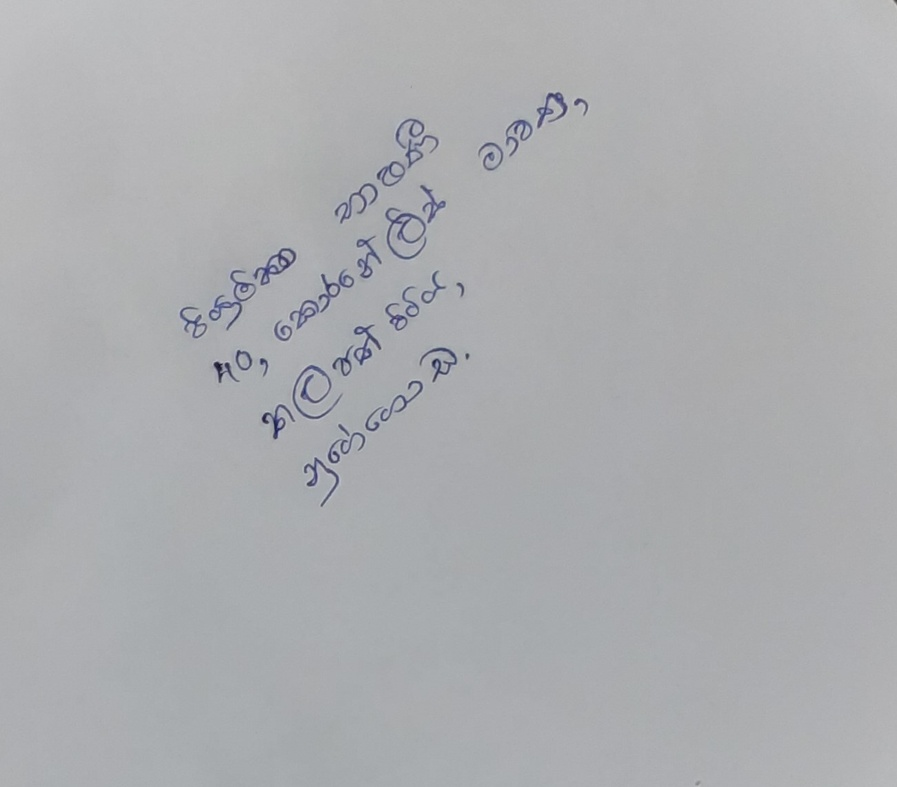
#> input picture images/sinhala.jpg, 897 x 787 px, shrunk from 1301 x 1142 before the run
$ python my_test_v1.py
#> lines starting #> are read from the running program, lines starting #| are printed output that depends on the picture; after the words box and inside, x2 and y2 are one past the last pixel; in counts of white or black regions, pixels touching at a corner belong together
import cv2
import numpy as np
import argparse


# # construct the argument parse and parse the arguments
# ap = argparse.ArgumentParser()
# ap.add_argument("-i", "--image", required=True,
#                 help="/img.jpg")
# args = vars(ap.parse_args())
#
# # load the image from disk
# image = cv2.imread(args["image"])

image = cv2.imread('images/sinhala.jpg')
#> image is the input picture: shape (787, 897, 3); mean B, G, R 176.3, 173.5, 172.1

# convert the image to grayscale and flip the foreground and background to ensure foreground is now "white" and the background is "black"
gray = cv2.cvtColor(image, cv2.COLOR_BGR2GRAY)
gray = cv2.bitwise_not(gray)
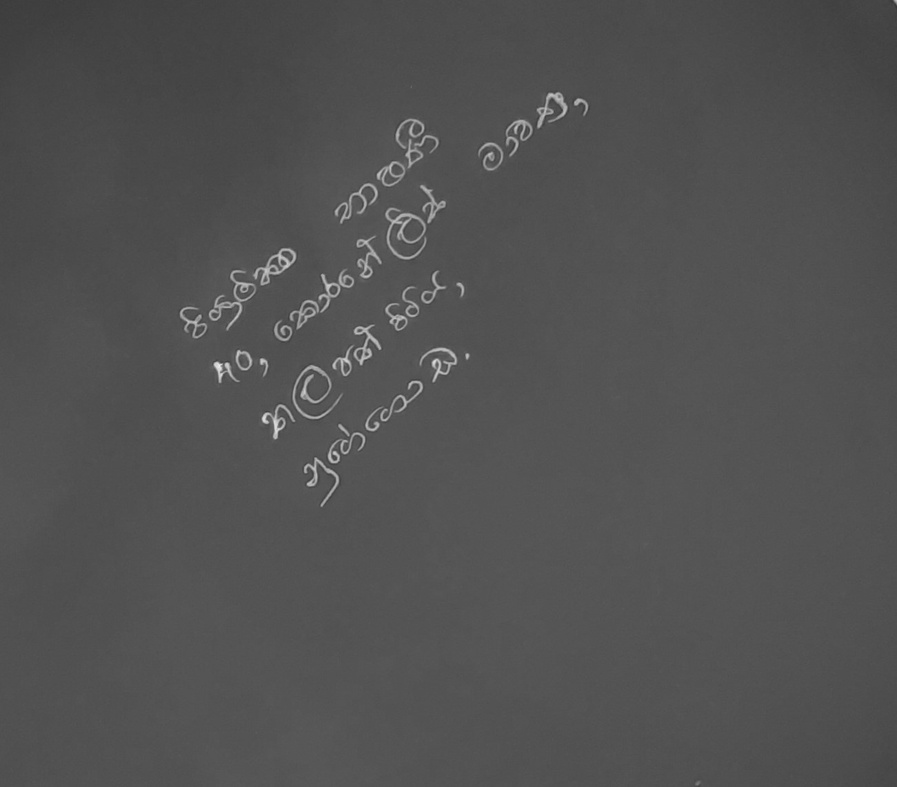
#> gray: shape (787, 897); min 57, max 240, mean 81.7
#
# threshold the image, setting all foreground pixels to 255 and all background pixels to 0
thresh = cv2.threshold(gray, 0, 255,
                       cv2.THRESH_BINARY | cv2.THRESH_OTSU)[1]
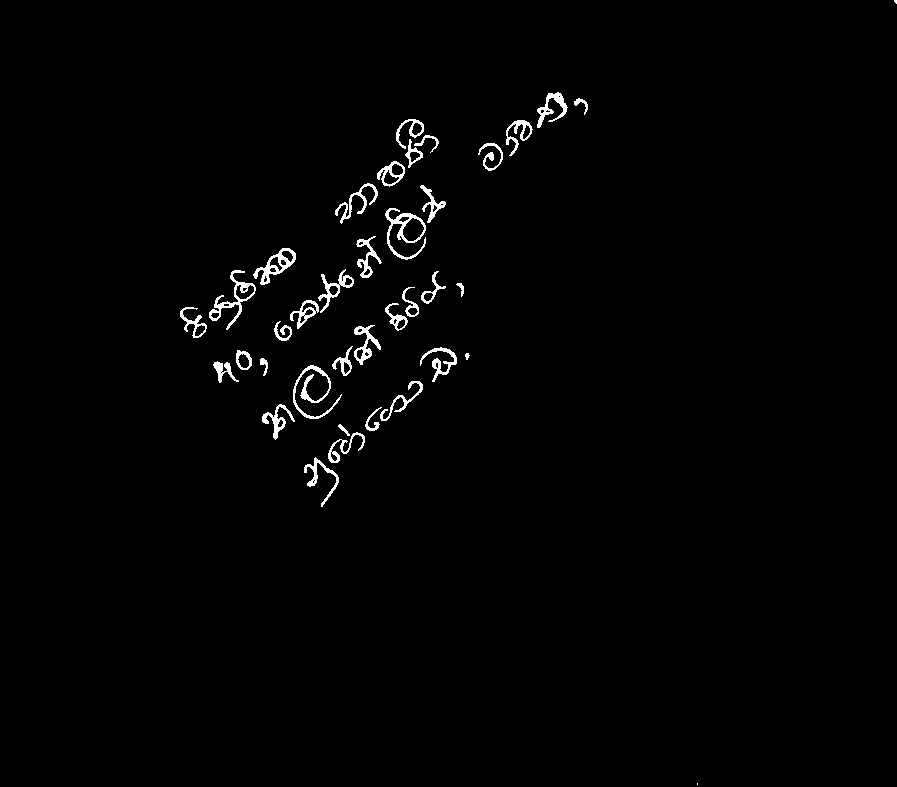
#> thresh: shape (787, 897); 1.3% white; 38 white regions (2 under 20 px), largest, box (x1, y1, x2, y2) and area: (385, 208, 426, 260) 589, (209, 270, 256, 330) 574, (293, 365, 342, 419) 559

# grab the (x, y) coordinates of all pixel values that are greater than zero, then use these coordinates to compute a rotated bounding box that contains all coordinates
coords = np.column_stack(np.where(thresh > 0))
#> coords = 9349 pairs, first value 0 to 784, second value 180 to 896
angle = cv2.minAreaRect(coords)[-1]
#> angle = -14.29

# the `cv2.minAreaRect` function returns values in the range [-90, 0); as the rectangle rotates clockwise the returned angle trends to 0 -- in this special case we need to add 90 degrees to the angle
if angle < -45:
    angle = -(90 + angle)

# otherwise, just take the inverse of the angle to make it positive
else:
    angle = -angle
#> angle = 14.29

# rotate the image to deskew it
(h, w) = image.shape[:2]
#> h = 787; w = 897
center = (w // 2, h // 2)
#> center = (448, 393)
M = cv2.getRotationMatrix2D(center, angle, 1.0)
#> M = [[0.969, 0.247, -83.17], [-0.247, 0.969, 122.8]]
rotated = cv2.warpAffine(image, M, (w, h),
                         flags=cv2.INTER_CUBIC, borderMode=cv2.BORDER_REPLICATE)
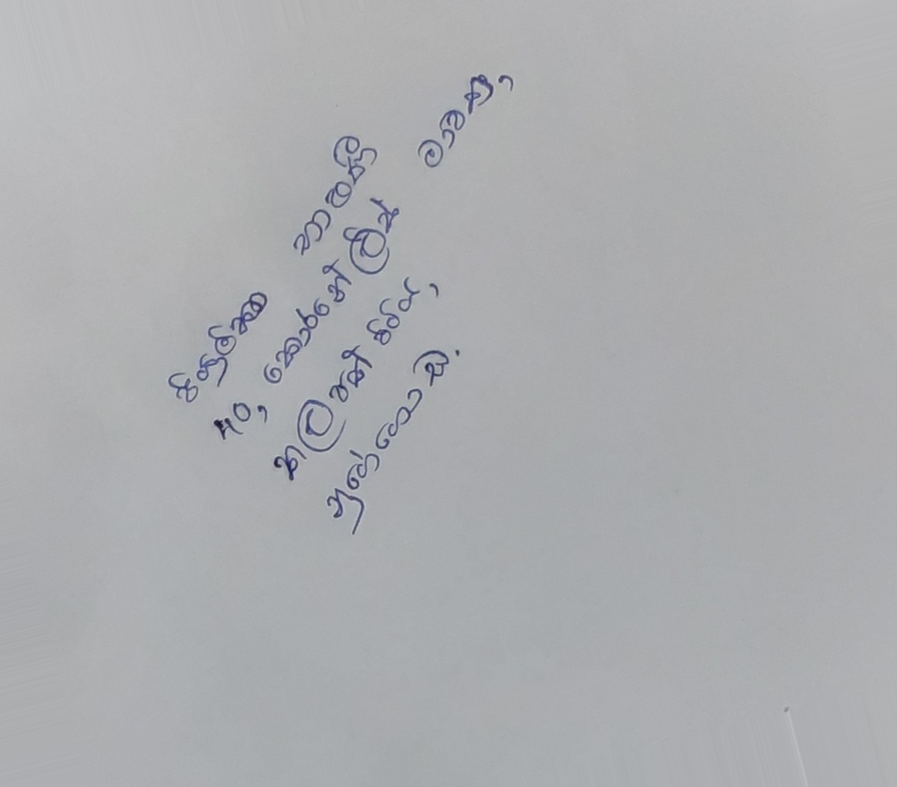
#> rotated: shape (787, 897, 3); mean B, G, R 176.2, 173.4, 172.1

# show the output image
print("Angle: {:.3f}".format(angle))
#| Angle: 14.295
cv2.imshow("Input Image", image)
cv2.imshow("Rotated Image", rotated)
k = cv2.waitKey(0) & 0xFF
#> (key Esc is pressed here)
if k == 27:
    cv2.destroyAllWindows()
elif k == ord('s'):
    cv2.imwrite('image.jpg', rotated)
    cv2.destroyAllWindows()
